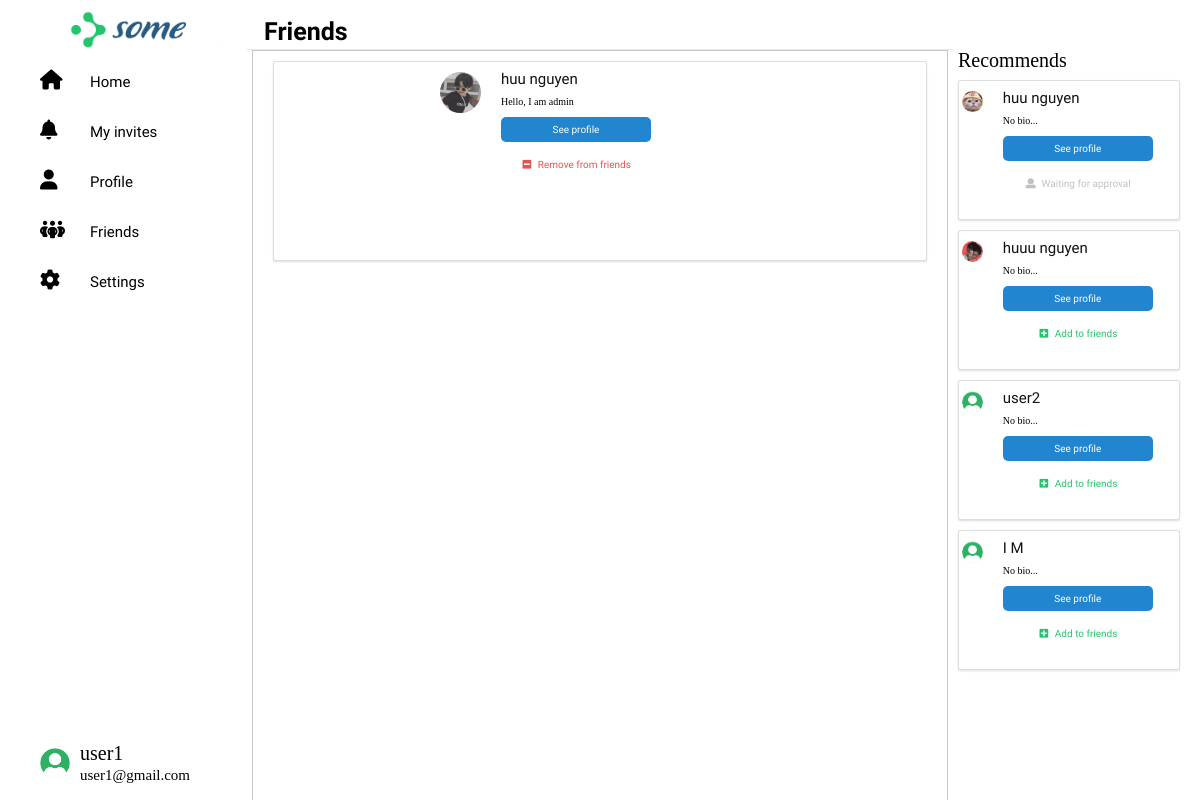
The app's page /friends-profiles/ (signed in) with its own data.
### Home/models.py (models this page shows, shortened)
class Profile(models.Model):
    user = models.OneToOneField(User, null=True, on_delete=models.CASCADE)
    bio = models.TextField(default="No bio...", max_length=300, null=True, blank=True)
    ava_pic = models.ImageField(default='default_ava.png', upload_to="profile")
    background_pic = models.ImageField(default='default_background.png', upload_to="profile")
    friends = models.ManyToManyField(User, blank=True, related_name='friends')
    slug = models.SlugField(unique=True, blank=True)
    updated = models.DateTimeField(auto_now=True)
    created = models.DateTimeField(auto_now_add=True)
    objects = ProfileManager()
    def get_fullname(self):
        if self.user.first_name and self.user.last_name:
            return f"{self.user.first_name} {self.user.last_name}"
        return f"{self.user.username}"
    __initial_first_name = None
    __initial_last_name = None
    def __init__(self, *args, **kwargs):
        super().__init__(*args, **kwargs)
        self.__initial_first_name = self.user.first_name
        self.__initial_last_name = self.user.last_name
    def get_absolute_url(self):
        return reverse("profile_detail_view", kwargs={"slug": self.slug})

### Home/views.py (the view)
# urls.py: path('friends-profiles/', friend_profile_list_view, name='friends_profiles_views'),
def friend_profile_list_view(request):
    user = request.user
    profile = Profile.objects.get(user=request.user)
    qs = Profile.objects.get_all_profiles_is_friend(user)
    rel_r1 = Relationship.objects.filter(sender=profile)
    rel_s1 = Relationship.objects.filter(receiver=profile)
    rel_receiver1 = []
    rel_sender1 = []
    is_empty = False
    for item in rel_r1:
        rel_receiver1.append(item.receiver.user)
    for item in rel_s1:
        rel_sender1.append(item.sender.user)
    if len(qs) == 0:
        is_empty = True
    rel_qs = Profile.objects.get_all_profiles_to_invite(user)
    rel_r = Relationship.objects.filter(sender=profile)
    rel_s = Relationship.objects.filter(receiver=profile)
    rel_receiver = []
    rel_sender = []
    for item in rel_r:
        rel_receiver.append(item.receiver.user)
    for item in rel_s:
        rel_sender.append(item.sender.user)
    context = {
        'rel_qs': rel_qs,
        'rel_receiver': rel_receiver,
        'rel_sender': rel_sender,
        'qs': qs,
        'rel_receiver1': rel_receiver1,
        'rel_sender1': rel_sender1,
        'is_empty': is_empty
    }
    return render(request, 'friend_profile_list.html', context)

### Home/models.py (called while the page is built)
    def get_all_profiles_to_invite(self, sender):
        profiles = Profile.objects.all().exclude(user=sender)
        profile = Profile.objects.get(user=sender)
        qs = Relationship.objects.filter(Q(sender=profile) | Q(receiver=profile))
        accepted = set([])
        for rel in qs:
            if rel.status == 'accepted':
                accepted.add(rel.receiver)
                accepted.add(rel.sender)
        available = [profile for profile in profiles if profile not in accepted]
        return available

    def get_all_profiles_is_friend(self, sender):
        profiles = Profile.objects.all().exclude(user=sender)
        profile = Profile.objects.get(user=sender)
        qs = Relationship.objects.filter(Q(sender=profile) | Q(receiver=profile))
        accepted = set([])
        for rel in qs:
            if rel.status == 'accepted':
                accepted.add(rel.receiver)
                accepted.add(rel.sender)
        available = [profile for profile in profiles if profile in accepted]
        return available

### Home/templates/friend_profile_list.html (shortened to what this page needs)
{% extends 'base.html' %}
{% block title %}
  Friends
{% endblock %}
{% block content %}
{% for obj in qs %}
    <div class="ui segment">
        <div class="ui grid">
            <div class="row">
                <div class="three wide column">
                    <img src="{{obj.ava_pic.url}}" alt="Avatar" class="ui small circular image">
                </div>
                <div class="thirteen wide column">
                    <h3><strong>{{obj.get_fullname}}</strong></h3>
                    <br>
                    <p>{{obj.bio}}</p>
                    <br>
                    <a href="{{obj.get_absolute_url}}">
                        <button class="button button__effect">See profile</button>
                    </a>
                    <br><br>
                    {% if request.user in obj.friends.all %}
                        <form action="{% url 'remove_friend' %}" method="POST">
                            <button type="submit" class="button button__remove"><i class="minus square icon"></i>
                                Remove from friends
                            </button>
                        </form>
                    {% endif %}
                </div>
            </div>
        </div>
    </div>
{% endfor %}
{% endblock %}

### Home/templates/base.html (shortened to what this page needs)
<!DOCTYPE html>
<html lang="en">
	<head>
		{%load static%}
		<link
			rel="stylesheet"
			href="https://cdnjs.cloudflare.com/ajax/libs/font-awesome/6.2.0/css/all.min.css"
 />
		<link rel="stylesheet" type='text/css' href="https://cdnjs.cloudflare.com/ajax/libs/semantic-ui/2.2.14/semantic.min.css">
		<link
			href="https://cdn.jsdelivr.net/npm/bootstrap@5.2.2/dist/css/bootstrap.min.css"
			rel="stylesheet"
 />
		<link rel="stylesheet" href="{% static 'css/reset.css'%}" />
		<link rel="stylesheet" href="{% static 'css/styles.css'%}" />
		<link rel="stylesheet" href="{% static 'css/styles2.css'%}" />
		<link rel="stylesheet" href="{% static 'css/profile.css'%}" />
		<link rel="stylesheet" href="{% static 'css/layout_light.css'%}" />
		<link rel="stylesheet" href="{% static 'css/styles3.css'%}" />
		<link rel="stylesheet" href="{% static 'css/responsive.css'%}" />
	</head>
	<body>
		<div class="socical">
			<img src="{% static 'img/logo_ver2.png'%}" alt="Logo" class="socical--logo" />
			<div class="category">{% include 'category.html' %}</div>
			<nav class="head heading">{% block title %}{% endblock %}</nav>
			<div class="main">{% block content %}{% endblock %}</div>
			<div class="box">{% include 'recommends.html' %}
			{% for obj in rel_qs %}
				<div class="recomment">
					<div class="ui grid">
						<div class="row">
							<div class="three wide column">
								<img src="{{obj.ava_pic.url}}" alt="Avatar" class="ui small circular image">
							</div>
							<div class="thirteen wide column">
								<h3><strong>{{obj.get_fullname}}</strong></h3>
								<br>
								<p>{{obj.bio}}</p>
								<br>
								<a href="{{obj.get_absolute_url}}">
									<button class="button button__effect">See profile</button>
								</a>
								<br><br>
								{% if obj.user not in rel_receiver and obj.user not in rel_sender %}
									<form action="{% url 'send_invite' %}" method="POST">
										<button type="submit" class="button button__add"><i class="plus square icon"></i>
											Add to friends
										</button>
									</form>
								{% endif %}
								{% if obj.user in rel_receiver and request.user not in obj.friends.all %}
									<button class="button"><i class="user icon"></i>
										Waiting for approval
									</button>
								{% endif %}
							</div>
						</div>
					</div>
				</div>
			{% endfor %}
			</div>
		</div>
	</body>
</html>

### Home/templates/category.html (shortened to what this page needs)
{% load static %}
  <div class="category__wrapper">
    <ul class="category-bar">
      <li class="category-item">
        <a class="category--link" href="{% url 'home' %}">
          <i class="fa-solid fa-house category__icon"></i>
          <span class="category__text">Home</span>
        </a>
      </li>
      <li class="category-item">
        <a class="category--link" href="{% url 'my_invites' %}">
          <i class="fa-solid fa-bell category__icon"></i>
          <span class="category__text">My invites</span>
        </a>
      </li>
      <li class="category-item">
        <a class="category--link" href="{% url 'profile' %}">
          <i class="fa-solid fa-user category__icon"></i>
          <span class="category__text">Profile</span>
        </a>
      </li>
      <li class="category-item">
        <a class="category--link" href="{% url 'friends_profiles_views' %}">
          <i class="fa-solid fa-people-group category__icon"></i>
          <span class="category__text">Friends</span>
        </a>
      </li>
      <div class="category-item item_setting"  onmouseover="mouseOverToggle()" onmouseleave="mouseOutToggle()">
        <a class="category--link">
          <i class="fa-solid fa-gear category__icon"></i>
          <span class="category__text" data-toggle="bottom-left">Settings</span>
        </a>
      </div>
    </div>
    {% if user.username %}
      <div class="infor">
        <div class="infor__wrap">
          {% if user.profile.ava_pic %}
          <a href="{% url 'profile' %}">
            <img src="{{user.profile.ava_pic.url}}" alt="Avatar_small" class="infor__avatar" />
          </a>
          {% else %}
            <img src="{% static 'img/default_ava.png' %}" alt="Avatar_small" class="infor__avatar" />
          {% endif %}
          <div class="infor__block">
            <a href="{% url 'profile' %}" style="color:black;">
            <h3 class="infor__stitle">{{user.profile.get_fullname}}</h3>
          </a>
            <span class="infor__desc">{{user.email}}</span>
          </div>
        </div>
      </div>
    {% endif %}

### static/css/styles.css (style rules this page uses)
b, strong { font-weight: bolder; font-size: 15px; }
.head { height: 4vh; }
.heading { position: fixed; width: 47.255%; top: 0px; padding: 18px; border-bottom: .5px solid #e6ecf0; line-height: .7em; font-weight: 800; background-color: #121212; z-index: 1000; }

### static/css/styles2.css (style rules this page uses)
.small { font-size: small; }

### static/css/profile.css (style rules this page uses)
b, strong { color: #121212; font-weight: bolder; font-size: 15px; }
.head { height: 4vh; }

### static/css/layout_light.css (style rules this page uses)
html { font-size: 62.5%; }
* { box-sizing: border-box; }
body { font-weight: normal; background-color: #ffffff; min-height: 100vh; max-width: 100%; min-height: 100vh; }
a { text-decoration: none; }
img { display: block; max-width: 100%; }
input, textarea, button, select { padding: 3rem; font-family: "Poppins", sans-serif; font-weight: normal; outline: none; }
.socical { width: 100%; height: 100vh; background-color: #ffffff; padding: 5rem 5rem 0 5rem; color: #000000; position: relative; display: grid; grid-template-columns: 20% 60% 20%; }
.socical--logo { content: ""; position: absolute; left: 7rem; top: 3rem; transform: translateY(-50%); cursor: pointer; width: 20rem; height: 40px; }
.socical .category { padding: 2rem 2rem 2rem 2rem; font-size: 2rem; position: relative; }
.socical .category-item { height: 100%; width: 100%; margin-bottom: 2rem; cursor: pointer; transition: all 0.2s linear; }
.socical .category__icon { margin: 0; width: 3rem; height: 3rem; }
.socical .category__text { margin-left: 1.5rem; font-size: 1.5rem; }
.socical .category--link { color: #000000; }
.socical .infor { display: flex; align-items: center; justify-content: space-between; flex-direction: row; flex-wrap: wrap; width: 75%; position: absolute; top: 95%; transform: translateY(-50%); }
.socical .infor__avatar { width: 3rem; height: 3rem; border-radius: 3rem; object-fit: cover; }
.socical .infor__wrap { display: flex; align-items: center; justify-content: flex-start; flex-direction: row; flex-wrap: nowrap; }
.socical .infor__desc { font-size: 1.5rem; }
.socical .infor__block { margin-left: 1rem; }
.socical .main { border-left: 1px solid #c5c6c8; border-right: 1px solid #c5c6c8; border-top: 1px solid #c5c6c8; padding: 1rem 2rem 0 2rem; overflow-y: auto; }
.socical .box { padding-left: 4rem; }

### static/css/styles3.css (style rules this page uses)
.segment { width: 100%; height: 20rem; border-bottom: 2px solid black; margin-top: 2rem; display: flex; align-items: flex-start; justify-content: center; flex-direction: row; flex-wrap: nowrap; }
.recomment { width: 100%; height: 14rem; display: flex; align-items: flex-start; justify-content: center; flex-direction: row; flex-wrap: nowrap; position: relative; background: #fff; box-shadow: 0 1px 2px 0 rgba(34, 36, 38, 0.15); margin: 1rem 0; padding: 1em 1em; border-radius: 0.28571429rem; border: 1px solid rgba(34, 36, 38, 0.15); }
.button { width: 15rem; height: 2.5rem; display: inline-block; min-height: 1em; outline: 0; border: none; padding: 0.5rem; border-radius: 5px; border: 10px #197; font-weight: bold; font-size: 1rem; cursor: pointer; transition: all 0.2s linear; text-shadow: none; background-image: none; color: rgb(193, 193, 193); background-color: #ffffff; box-shadow: 0 0 0 0 rgba(34, 36, 38, 0.15) inset; }
.button__effect { background-color: #2185d0; color: #fff; }
.button__add { transition: all 0.2s linear; background-color: #ffffff; color: rgb(36, 196, 109); border: 1px rgb(36, 196, 109); }
.button__remove { transition: all 0.2s linear; background-color: #ffffff; color: rgb(226, 83, 83); border: 1px rgb(226, 83, 83); }
.heading { position: fixed; font-size: 2.5rem; width: 57%; height: 50px; top: 5px; left: 22%; padding: 1.8rem; line-height: 0.7em; font-weight: 800; background-color: #ffffff; z-index: 1000; }

### records on screen
Profile: ava_pic (picture), get_fullname "huu nguyen", bio "Hello, I am admin"
Profile: ava_pic (picture), get_fullname "huu nguyen", bio "No bio...", shows "Waiting for approval"
Profile: ava_pic (picture), get_fullname "huuu nguyen", bio "No bio..."
Profile: ava_pic (placeholder picture), get_fullname "user2", bio "No bio..."
Profile: ava_pic (placeholder picture), get_fullname "I M", bio "No bio..."

### other values on screen
{{ user.profile.get_fullname }} "user1"
{{ user.email }} "user1@gmail.com"
